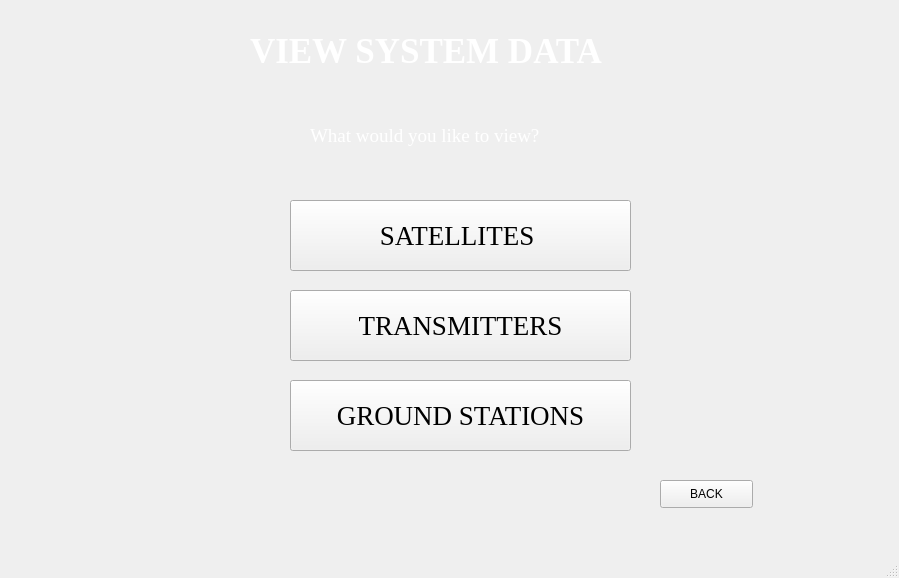
<?xml version="1.0" encoding="UTF-8"?>
<ui version="4.0">
 <class>MainWindow</class>
 <widget class="QMainWindow" name="MainWindow">
  <property name="geometry">
   <rect>
    <x>0</x>
    <y>0</y>
    <width>899</width>
    <height>578</height>
   </rect>
  </property>
  <property name="windowTitle">
   <string>MainWindow</string>
  </property>
  <property name="styleSheet">
   <string notr="true">QWidget#centralwidget{
	border-image: url(:/images/images.jpg) 0 0 0 0 stretch stretch;
    border-repeat: no-repeat ;
	border-position: center;
};

color: white;
</string>
  </property>
  <widget class="QWidget" name="centralwidget">
   <widget class="QLabel" name="label">
    <property name="geometry">
     <rect>
      <x>250</x>
      <y>30</y>
      <width>471</width>
      <height>41</height>
     </rect>
    </property>
    <property name="font">
     <font>
      <family>Times New Roman</family>
      <pointsize>26</pointsize>
      <weight>75</weight>
      <bold>true</bold>
     </font>
    </property>
    <property name="styleSheet">
     <string notr="true">color: white;</string>
    </property>
    <property name="text">
     <string>VIEW SYSTEM DATA </string>
    </property>
   </widget>
   <widget class="QLabel" name="label_2">
    <property name="geometry">
     <rect>
      <x>310</x>
      <y>110</y>
      <width>341</width>
      <height>51</height>
     </rect>
    </property>
    <property name="font">
     <font>
      <family>Times New Roman</family>
      <pointsize>14</pointsize>
     </font>
    </property>
    <property name="styleSheet">
     <string notr="true">color: white;</string>
    </property>
    <property name="text">
     <string>What would you like to view?</string>
    </property>
   </widget>
   <widget class="QPushButton" name="pushButton">
    <property name="geometry">
     <rect>
      <x>290</x>
      <y>200</y>
      <width>341</width>
      <height>71</height>
     </rect>
    </property>
    <property name="font">
     <font>
      <family>Times New Roman</family>
      <pointsize>20</pointsize>
     </font>
    </property>
    <property name="text">
     <string>SATELLITES </string>
    </property>
   </widget>
   <widget class="QPushButton" name="pushButton_2">
    <property name="geometry">
     <rect>
      <x>290</x>
      <y>290</y>
      <width>341</width>
      <height>71</height>
     </rect>
    </property>
    <property name="font">
     <font>
      <family>Times New Roman</family>
      <pointsize>20</pointsize>
     </font>
    </property>
    <property name="text">
     <string>TRANSMITTERS</string>
    </property>
   </widget>
   <widget class="QPushButton" name="pushButton_3">
    <property name="geometry">
     <rect>
      <x>290</x>
      <y>380</y>
      <width>341</width>
      <height>71</height>
     </rect>
    </property>
    <property name="font">
     <font>
      <family>Times New Roman</family>
      <pointsize>20</pointsize>
     </font>
    </property>
    <property name="text">
     <string>GROUND STATIONS</string>
    </property>
   </widget>
   <widget class="QPushButton" name="pushButton_4">
    <property name="geometry">
     <rect>
      <x>660</x>
      <y>480</y>
      <width>93</width>
      <height>28</height>
     </rect>
    </property>
    <property name="text">
     <string>BACK</string>
    </property>
   </widget>
  </widget>
  <widget class="QMenuBar" name="menubar">
   <property name="geometry">
    <rect>
     <x>0</x>
     <y>0</y>
     <width>899</width>
     <height>26</height>
    </rect>
   </property>
  </widget>
  <widget class="QStatusBar" name="statusbar"/>
 </widget>
 <resources>
  <include location="resource.qrc"/>
 </resources>
 <connections/>
</ui>
